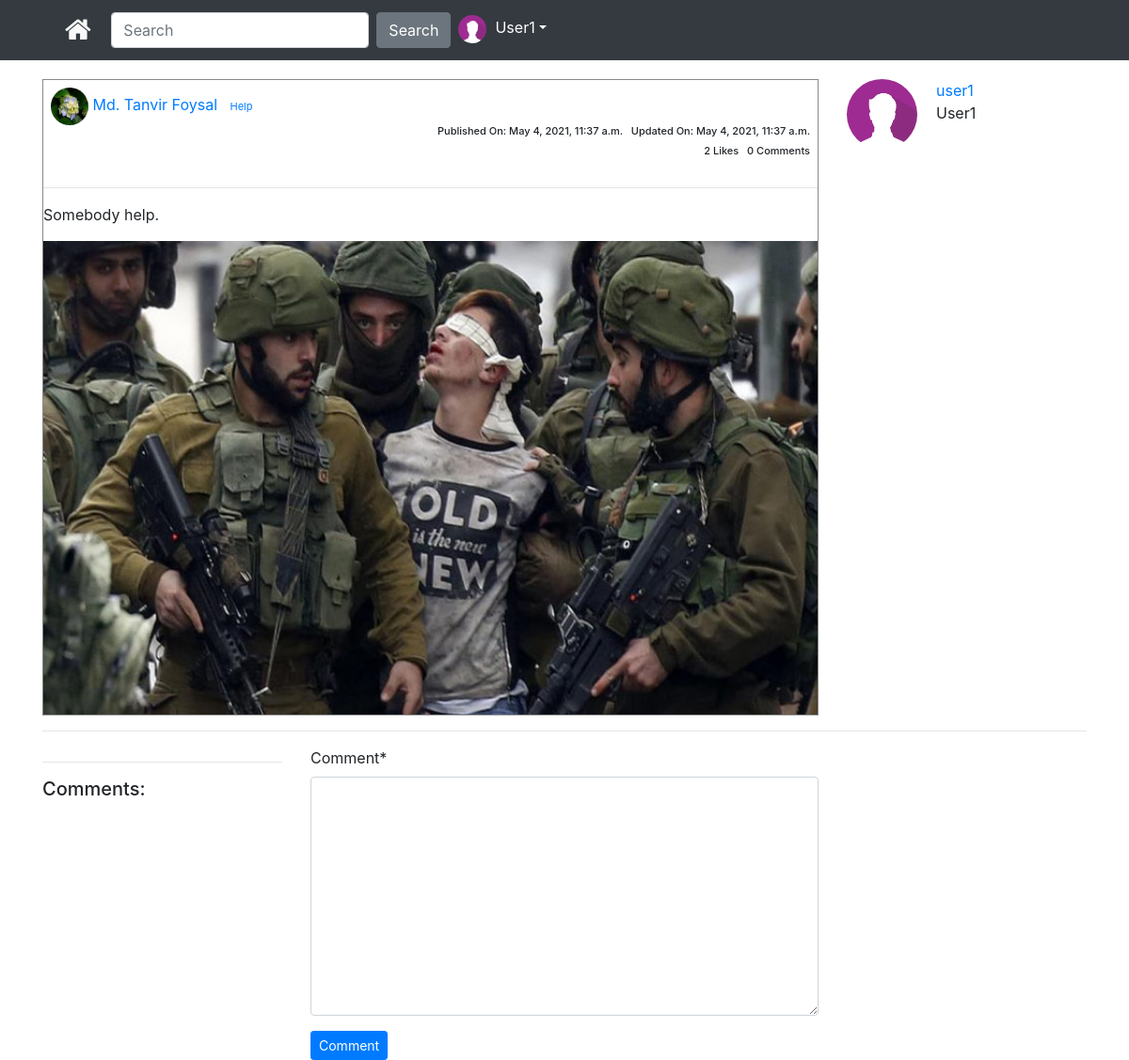
/content/details/2 (signed in), run on an earlier commit of the app's database.
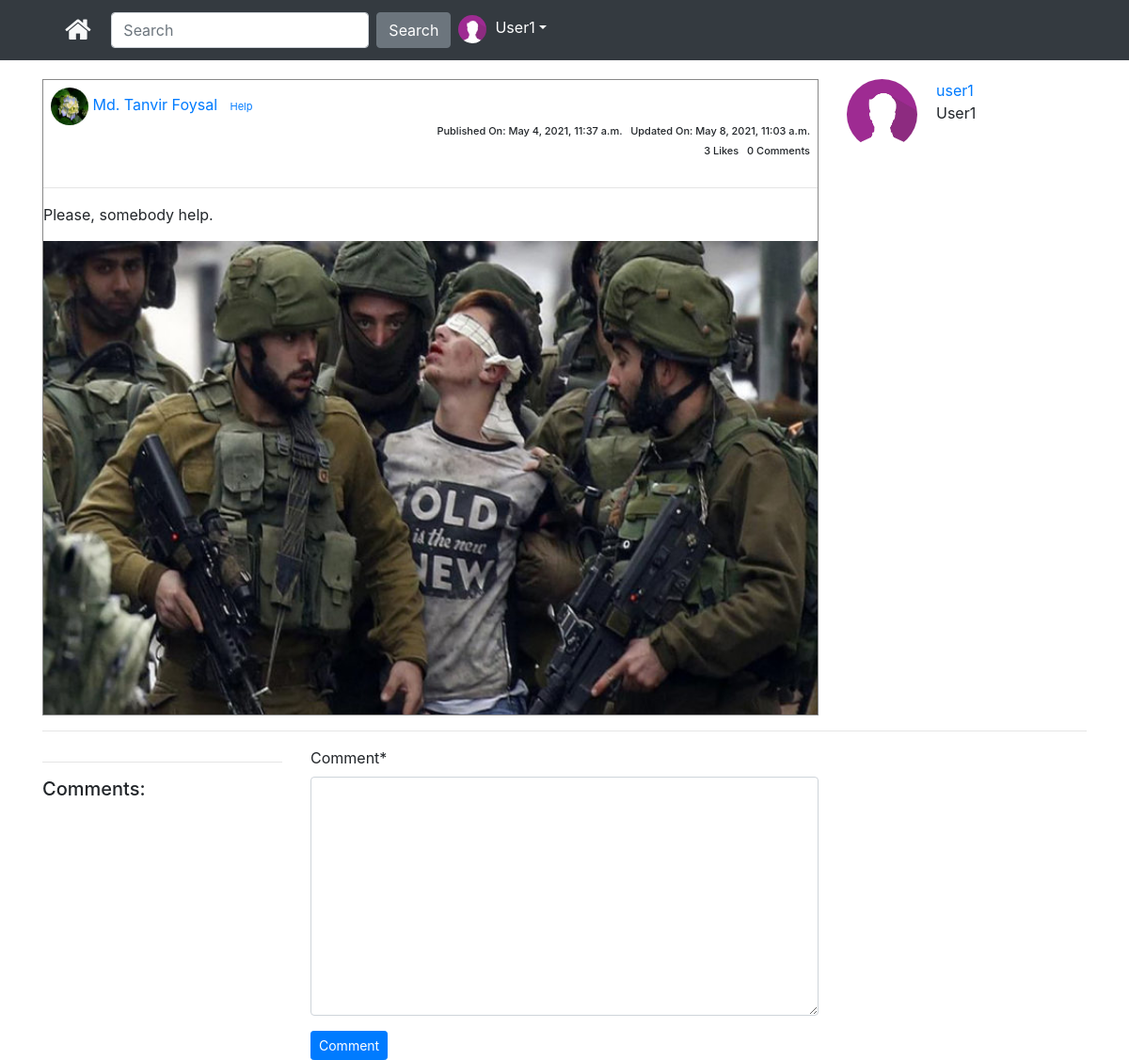
And on a later commit of the database.
### App_Content/models.py (models this page shows)
class Content(models.Model):
    author = models.ForeignKey(User, on_delete=models.CASCADE, related_name='post_author')
    category = models.ForeignKey(Category, on_delete=models.CASCADE, related_name='category')
    caption_content = models.TextField(verbose_name="What is on your mind?")
    image = models.ImageField(upload_to='content_images', verbose_name="Image")
    publish_date = models.DateTimeField(auto_now_add=True)
    update_date = models.DateTimeField(auto_now=True)
    class Meta:
        ordering = ['-publish_date', ]

class Category(models.Model):
    title = models.CharField(max_length=30)
    created = models.DateTimeField(auto_now_add=True)
    def __str__(self):
        return self.title
    class Meta:
        verbose_name_plural = "Categories"

### App_Login/models.py (models this page shows)
class UserProfile(models.Model):
    user = models.OneToOneField(User, related_name='user_profile', on_delete=models.CASCADE)
    description = models.TextField(blank=True)
    profile_pic = models.ImageField(upload_to='profile_pics', blank=True)
    dob = models.DateField(blank=True, null=True)
    website = models.URLField(blank=True)

### App_Content/views.py (the view, shortened to what this page needs)
# urls.py: path('details/<pk>', views.content_details, name='content_details'),
@login_required
def content_details(request, pk):
    content = Content.objects.get(pk=pk)
    comment_form = CommentForm()
    return render(request, 'App_Content/content_details.html', context={'content': content, 'comment_form': comment_form, })

### App_Content/forms.py
class CommentForm(forms.ModelForm):
    class Meta:
        model = Comment
        fields = ('comment',)

### templates/App_Content/content_details.html (shortened to what this page needs)
{% extends 'base.html' %}
{% load crispy_forms_tags %}
{% block body_block %}
<div class="row">
  <div class="col-sm-9">
    <div style="border: 1px solid #888888;">
      <div style="padding:8px">
        {% if content.author.user_profile.profile_pic %}
        <img src="/media/{{content.author.user_profile.profile_pic}}" width="40px" height="40px" class="rounded-circle">
        {% else %}
        <img src="/media/default_pic.PNG" width="40px" height="40px" class="rounded-circle">
        {% endif %}
        <a href="{% url 'App_Login:user' username=content.author %}">{{content.author.first_name}} {{content.author.last_name}}</a> &nbsp; <small style="font-size:11px;">
          <a href="{% url 'App_Content:category' cats=content.category %}">{{content.category}}</a>
        </small>
        <h6 style="font-size:11px; text-align:right;">
          Published On: {{content.publish_date}} &nbsp; Updated On: {{content.update_date}}
        </h6>
        <h6 style="font-size:11px; text-align:right;">
          {{ content.liked_content.count }} Likes &nbsp; {{ content.content_comment.count }}&nbsp;Comments
        </h6>
      </div>
      <hr>
      {{content.caption_content|linebreaks}}
      <img src="/media/{{content.image}}" width="100%">
    </div>
  </div>
  <div class="col-sm-3">
    <div class="row">
      <div class="col-sm-4">
        {% if user.user_profile.profile_pic %}
        <img src="/media/{{user.user_profile.profile_pic}}" width="75px" height="75px" class="rounded-circle">
        {% else %}
        <img src="/media/default_pic.png" width="75px" height="75px" class="rounded-circle">
        {% endif %}
      </div>
      <div class="col-sm-8">
        <a href="{% url 'App_Login:profile' %}">{{user.username}}</a>
        <br>
        {{user.first_name}} {{user.last_name}}
      </div>
    </div>
  </div>
</div>
<hr>
<div class="row">
  <div class="col-sm-3">
    <hr>
    <h5>Comments: </h5>
  </div>
  <div class="col-sm-6">
    <form method="post">
      {{ comment_form|crispy }}
      <button type="submit" class="btn btn-primary btn-sm">Comment</button>
    </form>
  </div>
</div>
{% endblock %}

What changed in the data, as far as the page shows it:
changed Content "Md. Tanvir": update_date "May 4, 2021, 11:37 a.m." → "May 8, 2021, 11:03 a.m."; liked_content.count "2" → "3"; caption_content "Somebody help." → "Please, somebody help."
